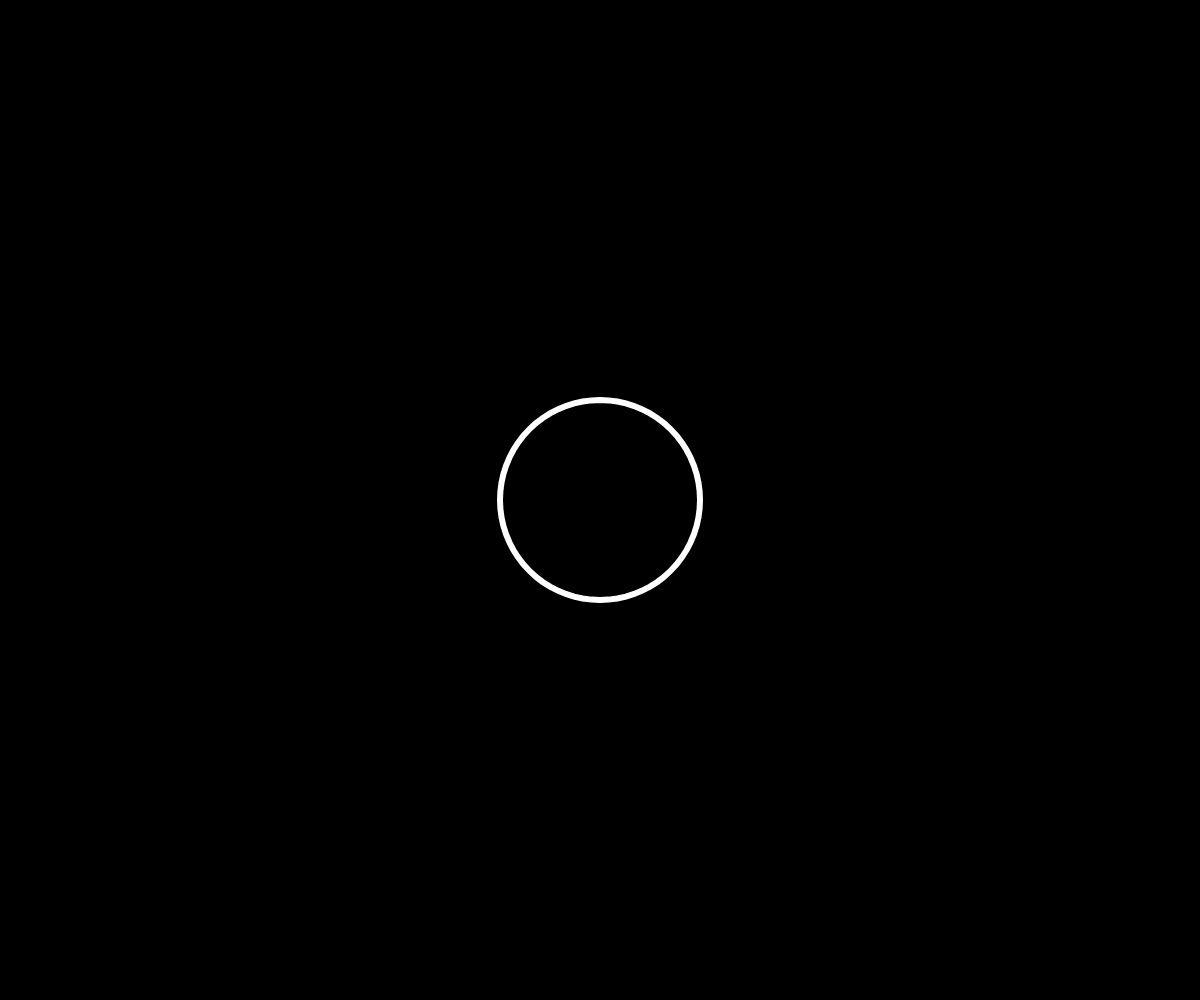
Frame 1 (no input)
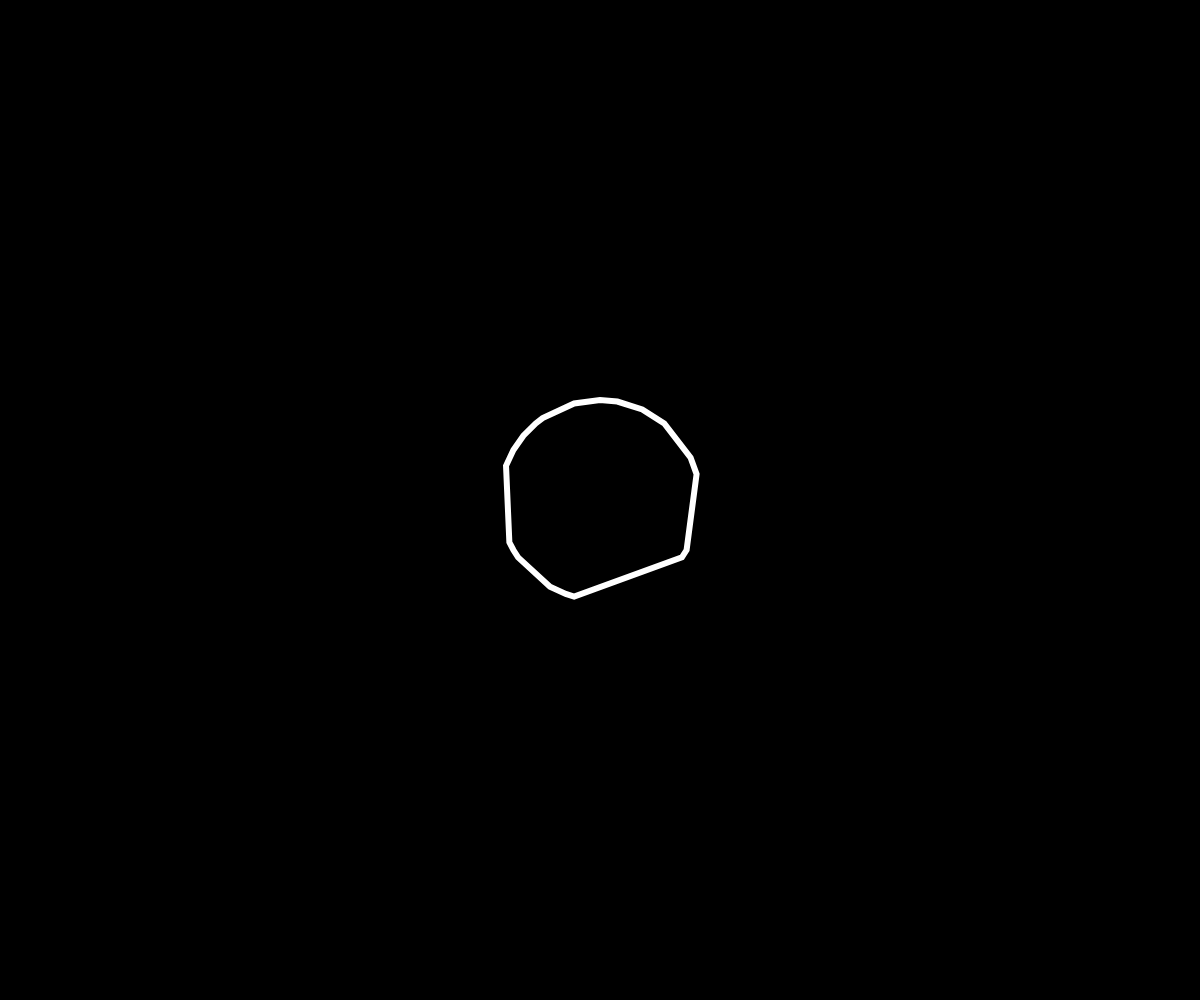
Frame 60 (no input)
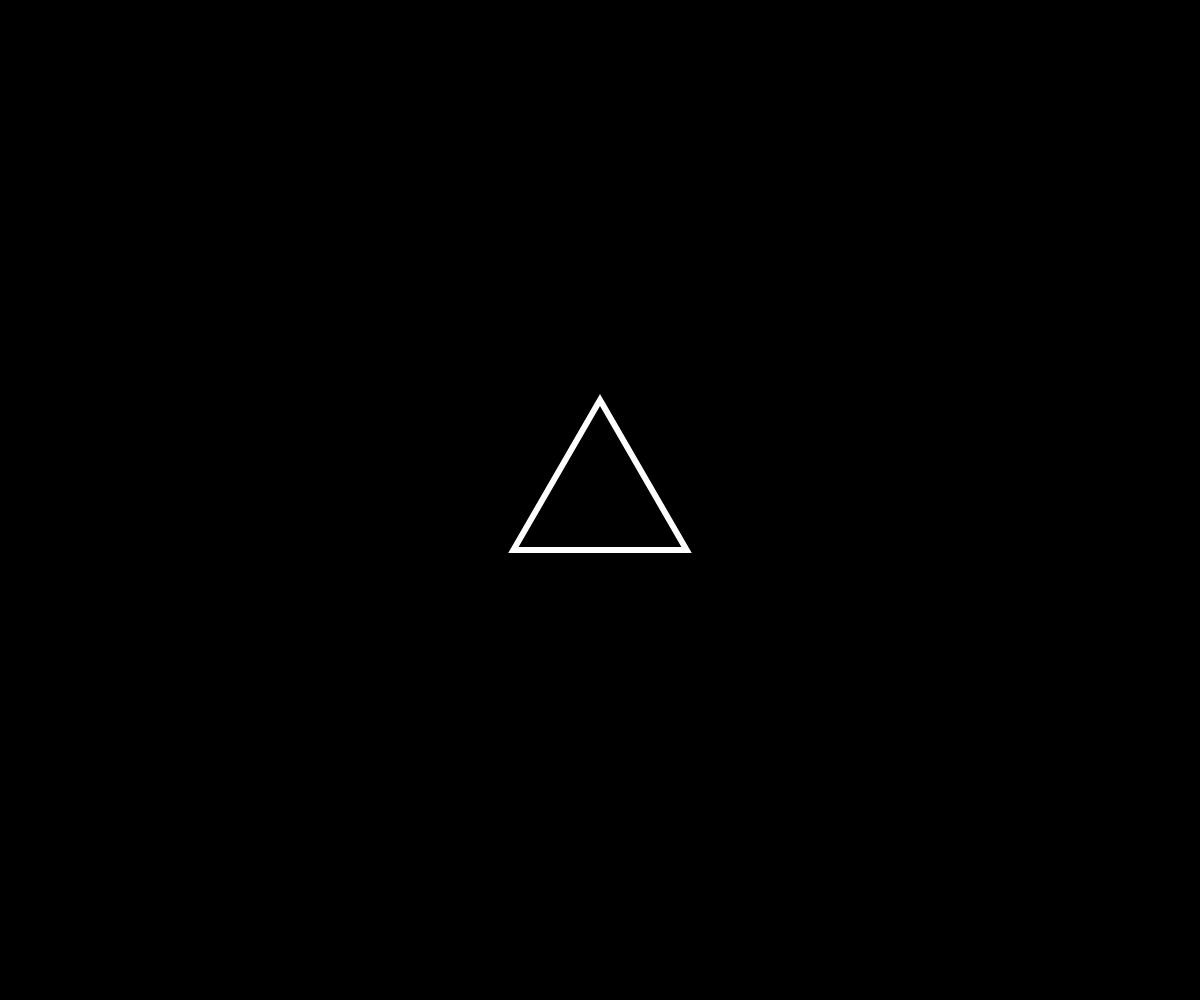
Frame 120 (the mouse pressed at the canvas centre since frame 60)

The p5.js sketch that drew these frames (run headless with seeded random() and noise() and a simulated clock; from frame 60 on, the mouse is pressed at the canvas centre):

// p5.js sketch
// ── sketch.js
/**
 * Implement one possible solution to Golan Levin's Circle Morphing challenge
 *
 * https://www.youtube.com/watch?v=mvgcNOX8JGQ
 */

let cirPath = []
let spacing = 5

function polarToCartesian (r, a) {
  return createVector(r * cos(a), r * sin(a))
}

function setup() {
  createCanvas(windowWidth, windowHeight)
  angleMode(DEGREES)

  let radius = 100
  let i = 0

  for (let a = 0; a < 360; a += spacing) {
    let cv = polarToCartesian(radius, a)
    cv.active = true
    if (a % 120 == 0) cv.fixed = true
    cirPath.push(cv)
  }
}

function draw() {
  background(0)
  translate(width/2, height/2)
  rotate(30)

  stroke(255)
  strokeWeight(6)
  noFill()

  beginShape()
    for (let i = 0; i < cirPath.length; i++) {
      let v = cirPath[i]
      if (v.active) vertex(v.x, v.y)
    }
  endShape(CLOSE)

  if (cirPath.length > 3) {
    let index = floor(random(cirPath.length))
    let v = cirPath[index]
    if (!v.fixed) cirPath.splice(index, 1)
  }
}
